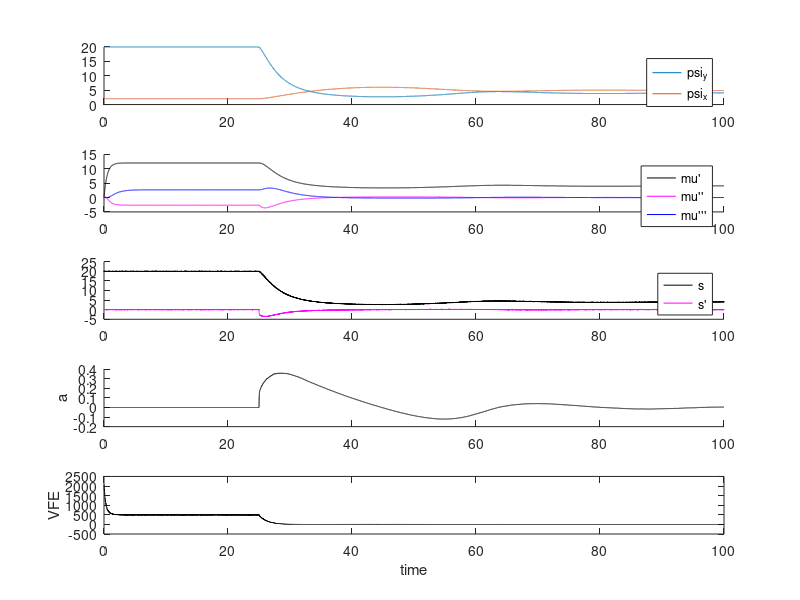

The MATLAB source for this figure:
	%% Simulation Setup
% Chris' code with Palacios' notations

clear;
% rng(6);

% simulation parameters
tLimit = 100;
dt = 0.005;
time =  0:dt:tLimit;
N = length(time);
action = true;

% Generative Model Parameters
prior = 4; % desired temperature

% The time that action onsets
actionTime = tLimit / 4;

% sensory variances
Omega_z0 = 0.1;
Omega_z1 = 0.1;

% hidden state variances
Omega_w0 = 0.1;
Omega_w1 = 0.1;

% Params for generative process
T0 = 100; % temperature at x = 0

% Initialise brain state variables
% Beliefs
mu_0 = nan(1,N);
mu_0(1) = 0;
mu_1 = nan(1,N);
mu_1(1) = 0;
mu_2 = nan(1,N);
mu_2(1) = 0;

% Sensory noise in the generative process
zgp_0 = randn(1,N) * 0.1;
zgp_1 = randn(1,N) * 0.1;

% Actions
a = nan(1,N);
a(1) = 0;

% Initialise generative process (World)
da_x = nan(1,N);
da_x(1) = a(1);
psi_x = nan(1,N);
psi_x(1) = 2;

psi_y = nan(1,N);
psi_y(1) = T0 / (psi_x(1)^2 + 1);
grad_psi_y = nan(1,N);
grad_psi_y(1) = -2 * T0 * psi_x(1) * (psi_x(1)^2 + 1)^(-2);
psi_y_dt = nan(1,N);
psi_y_dt(1) = grad_psi_y(1) * (da_x(1));

% Initialise sensory input
s_0 = nan(1,N);
s_0(1) = psi_y(1);

s_1 = nan(1,N);
s_1(1) = psi_y_dt(1);

% Initialise error terms
epsilon_z_0 = (s_0(1) - mu_0(1));
epsilon_z_1 = (s_1(1) - mu_1(1));
epsilon_w_0 = (mu_1(1) + mu_0(1) - prior);
epsilon_w_1 = (mu_2(1) + mu_1(1));

% Initialise Variational Energy
VFE = nan(1,N);
VFE(1) =  1/Omega_z0 * epsilon_z_0^2/2 ...
		+ 1/Omega_z1 * epsilon_z_1^2/2 ...
		+ 1/Omega_w0 * epsilon_w_0^2/2 ...
		+ 1/Omega_w1 * epsilon_w_1^2/2 ...
		+ 1/2 * log(Omega_w0 * Omega_w1 * Omega_z0 * Omega_z1);

% Gradient descent learning parameters
k = 0.1; % for inference
ka = 0.01; % for learning

%% Simulation
for t = 2:N
	%% The generative process (i.e. the real world)
	% Position
	da_x(t) = a(t-1); % action
	psi_x(t) = psi_x(t-1) + dt * da_x(t); % Integrate position
	
	% TODO: This needs to be changed to psi_y functions
	% Temperature
	psi_y(t) = T0 / (psi_x(t)^2 + 1);
	% Temperature Gradient
	grad_psi_y(t) = -2 * T0 * psi_x(t) / (psi_x(t)^2 + 1)^2;
	% Derivative of temperature w.r.t. time
	psi_y_dt(t) = grad_psi_y(t) * (da_x(t));
	
	% Sense Current Temperature
	s_0(t) = psi_y(t) + zgp_0(t);
	% Sense Rate of Temperature Change
	s_1(t) = psi_y_dt(t) + zgp_1(t);

	%% The generative model (i.e. the agents brain)
	% Perception Error
	epsilon_z_0 = (s_0(t-1) - mu_0(t-1));
	epsilon_z_1 = (s_1(t-1) - mu_1(t-1));
	% Inference Error
	epsilon_w_0 = (mu_1(t-1) + mu_0(t-1) - prior);
	epsilon_w_1 = (mu_2(t-1) + mu_1(t-1));
	
	% Free Energy
	VFE(t) =  1 / Omega_z0 * (epsilon_z_0^2) / 2 ...
			+ 1 / Omega_z1 * (epsilon_z_1^2) / 2 ...
			+ 1 / Omega_w0 * (epsilon_w_0^2) / 2 ...
			+ 1 / Omega_w1 * (epsilon_w_1^2) / 2 ...
			+ 1 / 2 * log(Omega_w0 * Omega_w1 * Omega_z0 * Omega_z1);
	
	% Belief
	mu_0(t) = mu_0(t-1) ...
			+ dt * ( mu_1(t-1) - k ...
			* (-epsilon_z_0/Omega_z0 ...
			  + epsilon_w_0/Omega_w0) );
	mu_1(t) = mu_1(t-1) ...
			+ dt * ( mu_2(t-1) - k ...
			* (-epsilon_z_1/Omega_z1 ...
			  + epsilon_w_0/Omega_w0 ...
			  + epsilon_w_1/Omega_w1) );
	mu_2(t) = mu_2(t-1) ...
			+ dt * -k * (epsilon_w_1/Omega_w1);

	% Allow action after set time
	if (time(t) > actionTime)
		% active inference
		a(t) = a(t-1) ...
			+ dt * -ka * grad_psi_y(t) * epsilon_z_1 / Omega_z1;
	else
		a(t) = 0;
	end
end

%% Plot

figure(1);
clf;

subplot(5,1,1)
hold on
plot(time,psi_y);
plot(time,psi_x);
legend('psi_y','psi_x')

subplot(5,1,2)
hold on
plot(time,mu_0,'k');
plot(time,mu_1,'m');
plot(time,mu_2,'b');
legend("\mu'","\mu''","\mu'''");

subplot(5,1,3)
hold on
plot(time,s_0,'k');
plot(time,s_1,'m');
legend("s","s'");

subplot(5,1,4)
hold on
plot(time,a,'k');
ylabel('a')

subplot(5,1,5)
plot(time,VFE,'k');
xlabel('time');
ylabel('VFE')



